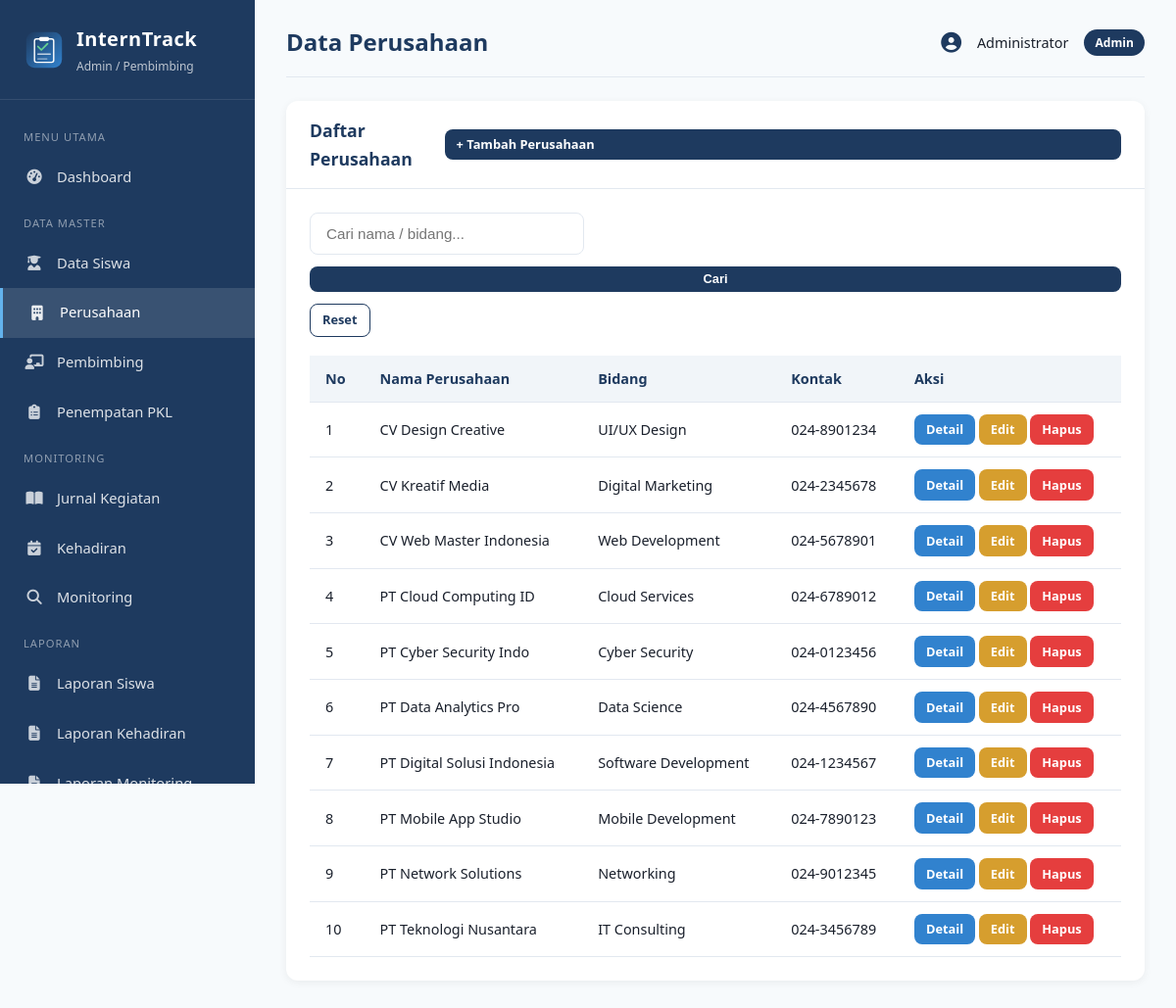
The page /admin/perusahaan.php (signed in) on the database its author committed.
### tables this page shows
CREATE TABLE perusahaan (
    id INT AUTO_INCREMENT PRIMARY KEY,
    nama_perusahaan VARCHAR(150) NOT NULL,
    alamat TEXT NOT NULL,
    bidang VARCHAR(100) NOT NULL,
    kontak VARCHAR(50),
    email VARCHAR(100),
    created_at TIMESTAMP DEFAULT CURRENT_TIMESTAMP
);

### includes/functions.php (called while the page is built, shortened)
<?php
function e($str) {
    return htmlspecialchars($str ?? '', ENT_QUOTES, 'UTF-8');
}
?>

### admin/perusahaan.php (the view, shortened to what this page needs)
<?php
require_once __DIR__ . '/../includes/header_admin.php';
$action = $_GET['action'] ?? 'list';
$id = (int)($_GET['id'] ?? 0);
$search = trim($_GET['search'] ?? '');
?>
<?php if ($action === 'tambah' || $action === 'edit'):
    $d = ['nama_perusahaan'=>'','alamat'=>'','bidang'=>'','kontak'=>'','email'=>''];
    if ($action === 'edit' && $id > 0) $d = $conn->query("SELECT * FROM perusahaan WHERE id=$id")->fetch_assoc();
?>
<div class="card">
    <div class="card-header">
        <h3><?= $action==='tambah'?'Tambah':'Edit' ?> Perusahaan</h3>
        <a href="perusahaan.php" class="btn btn-sm btn-outline">← Kembali</a>
    </div>
    <div class="card-body">
        <?php if (!empty($error_msg)): ?><div class="alert alert-danger"><?= $error_msg ?></div><?php endif; ?>
        <form method="POST">
            <input type="hidden" name="id" value="<?= $id ?>">
            <div class="form-group">
                <label>Nama Perusahaan *</label>
                <input type="text" name="nama_perusahaan" class="form-control" value="<?= e($d['nama_perusahaan']) ?>" required>
            </div>
            <div class="form-group">
                <label>Alamat *</label>
                <textarea name="alamat" class="form-control" required><?= e($d['alamat']) ?></textarea>
            </div>
            <div class="form-row">
                <div class="form-group">
                    <label>Bidang *</label>
                    <input type="text" name="bidang" class="form-control" value="<?= e($d['bidang']) ?>" required>
                </div>
                <div class="form-group">
                    <label>Kontak</label>
                    <input type="text" name="kontak" class="form-control" value="<?= e($d['kontak']??'') ?>">
                </div>
            </div>
            <div class="form-group">
                <label>Email</label>
                <input type="email" name="email" class="form-control" value="<?= e($d['email']??'') ?>">
            </div>
            <div class="form-actions">
                <button type="submit" class="btn btn-primary">Simpan</button>
                <a href="perusahaan.php" class="btn btn-outline">Batal</a>
            </div>
        </form>
    </div>
</div>
<?php else: ?>
<div class="card">
    <div class="card-header">
        <h3>Daftar Perusahaan</h3>
        <a href="?action=tambah" class="btn btn-sm btn-primary">+ Tambah Perusahaan</a>
    </div>
    <div class="card-body">
        <form method="GET" class="search-bar">
            <input type="text" name="search" class="form-control" placeholder="Cari nama / bidang..." value="<?= e($search) ?>">
            <button type="submit" class="btn btn-primary btn-sm">Cari</button>
            <a href="perusahaan.php" class="btn btn-outline btn-sm">Reset</a>
        </form>
        <div class="table-responsive">
            <table>
                <thead>
                    <tr><th>No</th><th>Nama Perusahaan</th><th>Bidang</th><th>Kontak</th><th>Aksi</th></tr>
                </thead>
                <tbody>
                <?php
                $sql = "SELECT * FROM perusahaan WHERE 1=1";
                $sql .= " ORDER BY nama_perusahaan";
                $res = $conn->query($sql);
                $no = 1;
                while ($r = $res->fetch_assoc()):
                ?>
                    <tr>
                        <td><?= $no++ ?></td>
                        <td><?= e($r['nama_perusahaan']) ?></td>
                        <td><?= e($r['bidang']) ?></td>
                        <td><?= e($r['kontak']) ?></td>
                        <td style="white-space:nowrap">
                            <a href="?action=detail&id=<?= $r['id'] ?>" class="btn btn-sm btn-info">Detail</a>
                            <a href="?action=edit&id=<?= $r['id'] ?>" class="btn btn-sm btn-warning">Edit</a>
                            <a href="?action=delete&id=<?= $r['id'] ?>" class="btn btn-sm btn-danger" onclick="return confirm('Yakin hapus?')">Hapus</a>
                        </td>
                    </tr>
                <?php endwhile; ?>
                </tbody>
            </table>
        </div>
    </div>
</div>
<?php endif; ?>
<?php require_once __DIR__ . '/../includes/footer.php'; ?>

### assets/css/style.css (style rules this page uses)
:root { --primary: #1e3a5f; --primary-light: #2c5282; --accent: #3182ce; --success: #38a169; --warning: #d69e2e; --danger: #e53e3e; --info: #3182ce; --bg: #f7fafc; --card: #ffffff; --text: #1a202c; --text-muted: #718096; --border: #e2e8f0; --sidebar-width: 260px; }
* { margin: 0; padding: 0; box-sizing: border-box; }
body { font-family: 'Segoe UI', Tahoma, Geneva, Verdana, sans-serif; background: var(--bg); color: var(--text); line-height: 1.6; }
a { text-decoration: none; color: inherit; }
.form-control { width: 100%; padding: 0.75rem 1rem; border: 1.5px solid var(--border); border-radius: 8px; font-size: 0.95rem; transition: border-color 0.2s; }
.btn { display: inline-block; padding: 0.7rem 1.5rem; border: none; border-radius: 8px; font-size: 0.95rem; font-weight: 600; cursor: pointer; transition: all 0.2s; }
.btn-primary { background: var(--primary); color: white; width: 100%; }
.btn-danger { background: var(--danger); color: white; }
.btn-warning { background: var(--warning); color: white; }
.btn-info { background: var(--info); color: white; }
.btn-sm { padding: 0.35rem 0.75rem; font-size: 0.8rem; }
.btn-outline { background: transparent; border: 1.5px solid var(--primary); color: var(--primary); }
.card { background: var(--card); border-radius: 12px; box-shadow: 0 2px 8px rgba(0,0,0,0.06); margin-bottom: 1.5rem; }
.card-header { padding: 1rem 1.5rem; border-bottom: 1px solid var(--border); display: flex; justify-content: space-between; align-items: center; }
.card-header h3 { font-size: 1.1rem; color: var(--primary); }
.card-body { padding: 1.5rem; }
.table-responsive { overflow-x: auto; }
table { width: 100%; border-collapse: collapse; }
table th, table td { padding: 0.75rem 1rem; text-align: left; border-bottom: 1px solid var(--border); font-size: 0.9rem; }
table th { background: #f1f5f9; font-weight: 600; color: var(--primary); white-space: nowrap; }
.search-bar { display: flex; gap: 0.75rem; margin-bottom: 1.2rem; flex-wrap: wrap; }
.search-bar .form-control { max-width: 280px; }

### rows shown on the page
perusahaan: nama_perusahaan "CV Design Creative", bidang "UI/UX Design", kontak "024-8901234"
perusahaan: nama_perusahaan "CV Kreatif Media", bidang "Digital Marketing", kontak "024-2345678"
perusahaan: nama_perusahaan "CV Web Master Indonesia", bidang "Web Development", kontak "024-5678901"
perusahaan: nama_perusahaan "PT Cloud Computing ID", bidang "Cloud Services", kontak "024-6789012"
perusahaan: nama_perusahaan "PT Cyber Security Indo", bidang "Cyber Security", kontak "024-0123456"
perusahaan: nama_perusahaan "PT Data Analytics Pro", bidang "Data Science", kontak "024-4567890"
perusahaan: nama_perusahaan "PT Digital Solusi Indonesia", bidang "Software Development", kontak "024-1234567"
perusahaan: nama_perusahaan "PT Mobile App Studio", bidang "Mobile Development", kontak "024-7890123"
perusahaan: nama_perusahaan "PT Network Solutions", bidang "Networking", kontak "024-9012345"
perusahaan: nama_perusahaan "PT Teknologi Nusantara", bidang "IT Consulting", kontak "024-3456789"

### other values the page prints
$page_title "Data Perusahaan"
$_SESSION['nama'] "Administrator"
